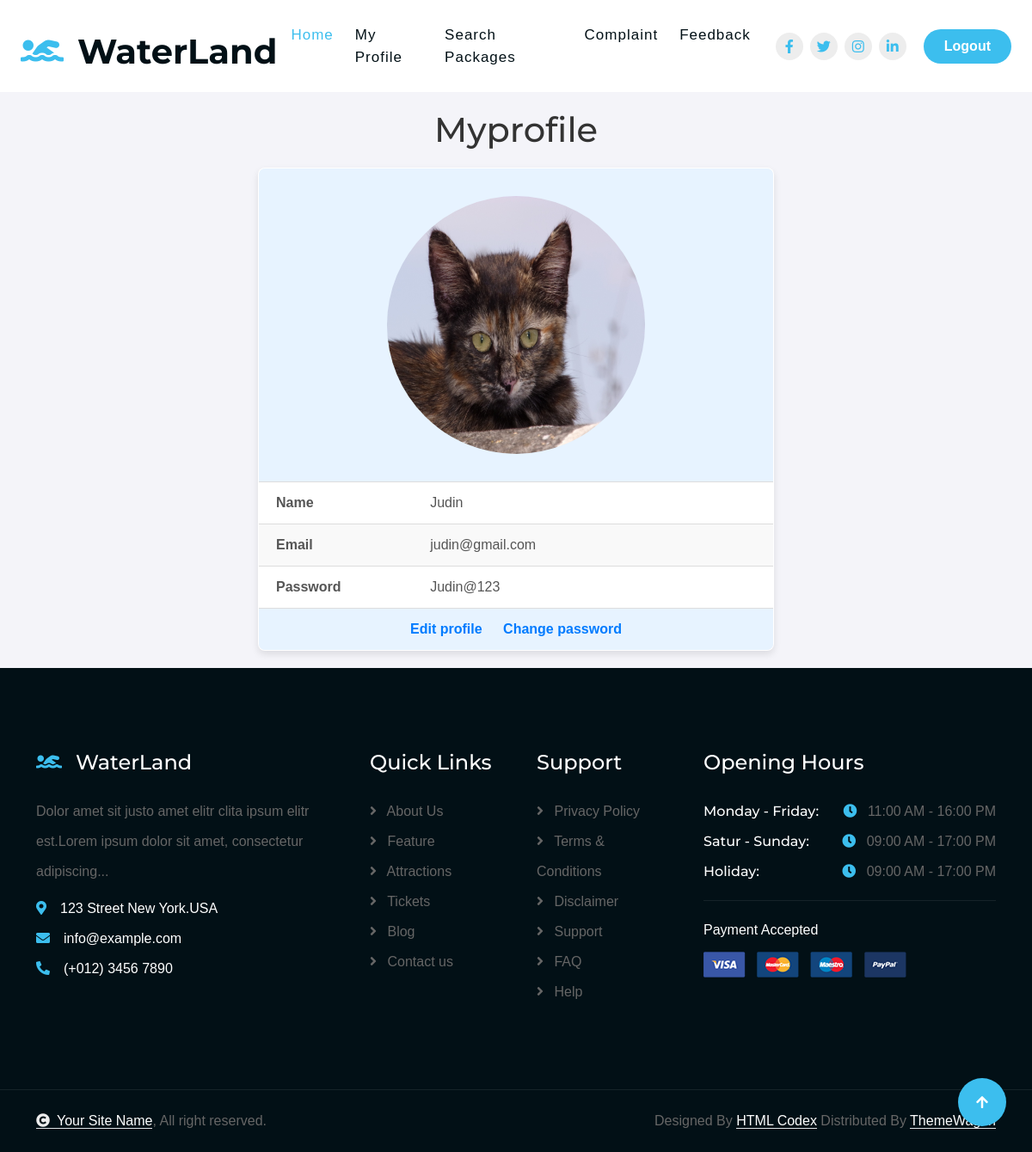
Page /Project/User/Myprofile.php (signed in) on the committed database.
### tables this page shows
CREATE TABLE `tbl_user` (
  `user_id` int(11) NOT NULL,
  `user_name` varchar(100) NOT NULL,
  `user_email` varchar(100) NOT NULL,
  `user_password` varchar(100) NOT NULL,
  `user_photo` varchar(500) NOT NULL,
  `place_id` int(11) NOT NULL,
  `user_address` varchar(200) NOT NULL,
  `user_proof` varchar(500) NOT NULL,
  `user_contact` varchar(100) NOT NULL
);

### Project/User/Myprofile.php (the view, shortened to what this page needs)
<?php include("Head.php"); ?>
<!DOCTYPE html PUBLIC "-//W3C//DTD XHTML 1.0 Transitional//EN" "http://www.w3.org/TR/xhtml1/DTD/xhtml1-transitional.dtd">
<html xmlns="http://www.w3.org/1999/xhtml">
<head>
</head>
<body>
<form id="form1" name="form1" method="post" action="" enctype="multipart/form-data">
<h1 align="center">Myprofile</h1>
<?php
$sel="select * from tbl_user where user_id ='".$_SESSION["uid"]."'";
$result =$conn -> query($sel);
if($data =$result ->fetch_assoc())
{
?>
<table width="200" border="1"align="center">
  <tr>
  <td colspan="2"align="center"><img src="../Assets/File/User/<?php echo $data["user_photo"]?>"height="300" width="300"/></td>
   </tr>
   <tr>
    <td>Name</td>
    <td><?php echo $data["user_name"]?></td>
  </tr>
  <tr>
    <td>Email</td>
     <td><?php echo $data["user_email"]?></td>
  </tr>
  <tr>
    <td>Password</td>
     <td><?php echo $data["user_password"]?></td>
  </tr>
   <tr>
  <td colspan="2"align="center">
  <a href="Editprofile.php" class="a">Edit profile</a>
  <a href="ChangePassword.php" class="a">Change password</a>
  </td>
  </tr>
  </table>
  <?php }?>
  </form>
   </body>
   </html>
</body>
</html>
<?php include("Foot.php"); ?>

### Project/User/Myprofile.php (style rules this page uses)
body { font-family: Arial, sans-serif; background-color: #f4f4f9; margin: 0; padding: 0; }
h1 { color: #333; text-align: center; margin-top: 20px; }
table { border-collapse: collapse; margin: 20px auto; width: 50%; background-color: #fff; box-shadow: 0 4px 8px rgba(0, 0, 0, 0.1); border-radius: 8px; overflow: hidden; }
table td { padding: 12px 20px; text-align: left; border-bottom: 1px solid #ddd; color: #555; }
table td:first-child { font-weight: bold; width: 30%; }
table img { border-radius: 50%; margin: 20px 0; }
table tr:nth-child(odd) { background-color: #f9f9f9; }
table td[colspan="2"] { text-align: center; background-color: #e7f3ff; }
.a { text-decoration: none; color: #007bff; margin: 0 10px; font-weight: bold; }

### rows in the picture
tbl_user: user_photo (picture), user_name "Judin", user_email "judin@gmail.com", user_password "Judin@123"
